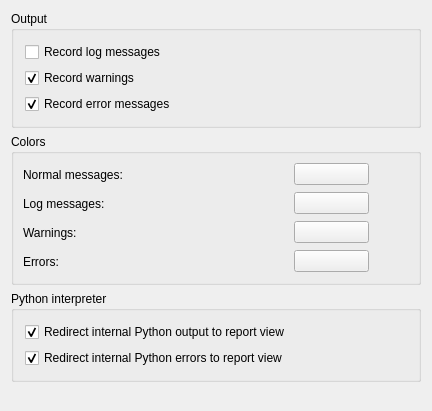
<?xml version="1.0" encoding="UTF-8"?>
<ui version="4.0">
 <class>Gui::Dialog::DlgReportView</class>
 <widget class="QWidget" name="Gui::Dialog::DlgReportView">
  <property name="geometry">
   <rect>
    <x>0</x>
    <y>0</y>
    <width>432</width>
    <height>411</height>
   </rect>
  </property>
  <property name="windowTitle">
   <string>Output window</string>
  </property>
  <layout class="QGridLayout" name="gridLayout_3">
   <item row="0" column="0">
    <widget class="QGroupBox" name="groupBox1">
     <property name="title">
      <string>Output</string>
     </property>
     <layout class="QGridLayout" name="gridLayout">
      <property name="leftMargin">
       <number>11</number>
      </property>
      <property name="topMargin">
       <number>11</number>
      </property>
      <property name="rightMargin">
       <number>11</number>
      </property>
      <property name="bottomMargin">
       <number>11</number>
      </property>
      <item row="0" column="0">
       <widget class="Gui::PrefCheckBox" name="checkLogging">
        <property name="text">
         <string>Record log messages</string>
        </property>
        <property name="prefEntry" stdset="0">
         <cstring>checkLogging</cstring>
        </property>
        <property name="prefPath" stdset="0">
         <cstring>OutputWindow</cstring>
        </property>
       </widget>
      </item>
      <item row="1" column="0">
       <widget class="Gui::PrefCheckBox" name="checkWarning">
        <property name="text">
         <string>Record warnings</string>
        </property>
        <property name="checked">
         <bool>true</bool>
        </property>
        <property name="prefEntry" stdset="0">
         <cstring>checkWarning</cstring>
        </property>
        <property name="prefPath" stdset="0">
         <cstring>OutputWindow</cstring>
        </property>
       </widget>
      </item>
      <item row="2" column="0">
       <widget class="Gui::PrefCheckBox" name="checkError">
        <property name="text">
         <string>Record error messages</string>
        </property>
        <property name="checked">
         <bool>true</bool>
        </property>
        <property name="prefEntry" stdset="0">
         <cstring>checkError</cstring>
        </property>
        <property name="prefPath" stdset="0">
         <cstring>OutputWindow</cstring>
        </property>
       </widget>
      </item>
     </layout>
    </widget>
   </item>
   <item row="1" column="0">
    <widget class="QGroupBox" name="groupBox2">
     <property name="title">
      <string>Colors</string>
     </property>
     <layout class="QGridLayout">
      <property name="leftMargin">
       <number>9</number>
      </property>
      <property name="topMargin">
       <number>9</number>
      </property>
      <property name="rightMargin">
       <number>9</number>
      </property>
      <property name="bottomMargin">
       <number>9</number>
      </property>
      <property name="spacing">
       <number>6</number>
      </property>
      <item row="0" column="1">
       <spacer>
        <property name="orientation">
         <enum>Qt::Horizontal</enum>
        </property>
        <property name="sizeType">
         <enum>QSizePolicy::MinimumExpanding</enum>
        </property>
        <property name="sizeHint" stdset="0">
         <size>
          <width>40</width>
          <height>20</height>
         </size>
        </property>
       </spacer>
      </item>
      <item row="0" column="0">
       <layout class="QGridLayout">
        <property name="leftMargin">
         <number>0</number>
        </property>
        <property name="topMargin">
         <number>0</number>
        </property>
        <property name="rightMargin">
         <number>0</number>
        </property>
        <property name="bottomMargin">
         <number>0</number>
        </property>
        <property name="spacing">
         <number>6</number>
        </property>
        <item row="0" column="0">
         <widget class="QLabel" name="textLabel1">
          <property name="text">
           <string>Normal messages:</string>
          </property>
         </widget>
        </item>
        <item row="0" column="1">
         <spacer>
          <property name="orientation">
           <enum>Qt::Horizontal</enum>
          </property>
          <property name="sizeType">
           <enum>QSizePolicy::Ignored</enum>
          </property>
          <property name="sizeHint" stdset="0">
           <size>
            <width>214</width>
            <height>23</height>
           </size>
          </property>
         </spacer>
        </item>
        <item row="0" column="2">
         <widget class="Gui::PrefColorButton" name="colorText">
          <property name="sizePolicy">
           <sizepolicy hsizetype="Preferred" vsizetype="Fixed">
            <horstretch>0</horstretch>
            <verstretch>0</verstretch>
           </sizepolicy>
          </property>
          <property name="minimumSize">
           <size>
            <width>75</width>
            <height>0</height>
           </size>
          </property>
          <property name="text">
           <string/>
          </property>
          <property name="color" stdset="0">
           <color>
            <red>0</red>
            <green>0</green>
            <blue>0</blue>
           </color>
          </property>
          <property name="prefEntry" stdset="0">
           <cstring>colorText</cstring>
          </property>
          <property name="prefPath" stdset="0">
           <cstring>OutputWindow</cstring>
          </property>
         </widget>
        </item>
        <item row="1" column="0">
         <widget class="QLabel" name="textLabel2">
          <property name="text">
           <string>Log messages:</string>
          </property>
         </widget>
        </item>
        <item row="1" column="1">
         <spacer>
          <property name="orientation">
           <enum>Qt::Horizontal</enum>
          </property>
          <property name="sizeType">
           <enum>QSizePolicy::Ignored</enum>
          </property>
          <property name="sizeHint" stdset="0">
           <size>
            <width>211</width>
            <height>23</height>
           </size>
          </property>
         </spacer>
        </item>
        <item row="1" column="2">
         <widget class="Gui::PrefColorButton" name="colorLogging">
          <property name="sizePolicy">
           <sizepolicy hsizetype="MinimumExpanding" vsizetype="Fixed">
            <horstretch>0</horstretch>
            <verstretch>0</verstretch>
           </sizepolicy>
          </property>
          <property name="minimumSize">
           <size>
            <width>75</width>
            <height>0</height>
           </size>
          </property>
          <property name="text">
           <string/>
          </property>
          <property name="color" stdset="0">
           <color>
            <red>0</red>
            <green>0</green>
            <blue>255</blue>
           </color>
          </property>
          <property name="prefEntry" stdset="0">
           <cstring>colorLogging</cstring>
          </property>
          <property name="prefPath" stdset="0">
           <cstring>OutputWindow</cstring>
          </property>
         </widget>
        </item>
        <item row="2" column="0">
         <widget class="QLabel" name="textLabel3">
          <property name="text">
           <string>Warnings:</string>
          </property>
         </widget>
        </item>
        <item row="2" column="1">
         <spacer>
          <property name="orientation">
           <enum>Qt::Horizontal</enum>
          </property>
          <property name="sizeType">
           <enum>QSizePolicy::Ignored</enum>
          </property>
          <property name="sizeHint" stdset="0">
           <size>
            <width>211</width>
            <height>23</height>
           </size>
          </property>
         </spacer>
        </item>
        <item row="2" column="2">
         <widget class="Gui::PrefColorButton" name="colorWarning">
          <property name="sizePolicy">
           <sizepolicy hsizetype="MinimumExpanding" vsizetype="Fixed">
            <horstretch>0</horstretch>
            <verstretch>0</verstretch>
           </sizepolicy>
          </property>
          <property name="minimumSize">
           <size>
            <width>75</width>
            <height>0</height>
           </size>
          </property>
          <property name="text">
           <string/>
          </property>
          <property name="color" stdset="0">
           <color>
            <red>255</red>
            <green>170</green>
            <blue>0</blue>
           </color>
          </property>
          <property name="prefEntry" stdset="0">
           <cstring>colorWarning</cstring>
          </property>
          <property name="prefPath" stdset="0">
           <cstring>OutputWindow</cstring>
          </property>
         </widget>
        </item>
        <item row="3" column="0">
         <widget class="QLabel" name="textLabel4">
          <property name="text">
           <string>Errors:</string>
          </property>
         </widget>
        </item>
        <item row="3" column="1">
         <spacer>
          <property name="orientation">
           <enum>Qt::Horizontal</enum>
          </property>
          <property name="sizeType">
           <enum>QSizePolicy::Expanding</enum>
          </property>
          <property name="sizeHint" stdset="0">
           <size>
            <width>211</width>
            <height>23</height>
           </size>
          </property>
         </spacer>
        </item>
        <item row="3" column="2">
         <widget class="Gui::PrefColorButton" name="colorError">
          <property name="sizePolicy">
           <sizepolicy hsizetype="MinimumExpanding" vsizetype="Fixed">
            <horstretch>0</horstretch>
            <verstretch>0</verstretch>
           </sizepolicy>
          </property>
          <property name="minimumSize">
           <size>
            <width>75</width>
            <height>0</height>
           </size>
          </property>
          <property name="text">
           <string/>
          </property>
          <property name="color" stdset="0">
           <color>
            <red>255</red>
            <green>0</green>
            <blue>0</blue>
           </color>
          </property>
          <property name="prefEntry" stdset="0">
           <cstring>colorError</cstring>
          </property>
          <property name="prefPath" stdset="0">
           <cstring>OutputWindow</cstring>
          </property>
         </widget>
        </item>
       </layout>
      </item>
     </layout>
    </widget>
   </item>
   <item row="2" column="0">
    <widget class="QGroupBox" name="groupBox">
     <property name="title">
      <string>Python interpreter</string>
     </property>
     <layout class="QGridLayout" name="gridLayout_2">
      <item row="0" column="0">
       <widget class="Gui::PrefCheckBox" name="pythonOutput">
        <property name="text">
         <string>Redirect internal Python output to report view</string>
        </property>
        <property name="checked">
         <bool>true</bool>
        </property>
        <property name="prefEntry" stdset="0">
         <cstring>RedirectPythonOutput</cstring>
        </property>
        <property name="prefPath" stdset="0">
         <cstring>OutputWindow</cstring>
        </property>
       </widget>
      </item>
      <item row="1" column="0">
       <widget class="Gui::PrefCheckBox" name="pythonError">
        <property name="text">
         <string>Redirect internal Python errors to report view</string>
        </property>
        <property name="checked">
         <bool>true</bool>
        </property>
        <property name="prefEntry" stdset="0">
         <cstring>RedirectPythonErrors</cstring>
        </property>
        <property name="prefPath" stdset="0">
         <cstring>OutputWindow</cstring>
        </property>
       </widget>
      </item>
     </layout>
    </widget>
   </item>
   <item row="3" column="0">
    <spacer>
     <property name="orientation">
      <enum>Qt::Vertical</enum>
     </property>
     <property name="sizeType">
      <enum>QSizePolicy::Expanding</enum>
     </property>
     <property name="sizeHint" stdset="0">
      <size>
       <width>410</width>
       <height>71</height>
      </size>
     </property>
    </spacer>
   </item>
  </layout>
 </widget>
 <layoutdefault spacing="6" margin="11"/>
 <customwidgets>
  <customwidget>
   <class>Gui::ColorButton</class>
   <extends>QPushButton</extends>
   <header>Gui/Widgets.h</header>
  </customwidget>
  <customwidget>
   <class>Gui::PrefColorButton</class>
   <extends>Gui::ColorButton</extends>
   <header>Gui/PrefWidgets.h</header>
  </customwidget>
  <customwidget>
   <class>Gui::PrefCheckBox</class>
   <extends>QCheckBox</extends>
   <header>Gui/PrefWidgets.h</header>
  </customwidget>
 </customwidgets>
 <tabstops>
  <tabstop>checkLogging</tabstop>
  <tabstop>checkWarning</tabstop>
  <tabstop>checkError</tabstop>
  <tabstop>colorText</tabstop>
  <tabstop>colorLogging</tabstop>
  <tabstop>colorWarning</tabstop>
  <tabstop>colorError</tabstop>
  <tabstop>pythonOutput</tabstop>
  <tabstop>pythonError</tabstop>
 </tabstops>
 <resources/>
 <connections/>
</ui>
